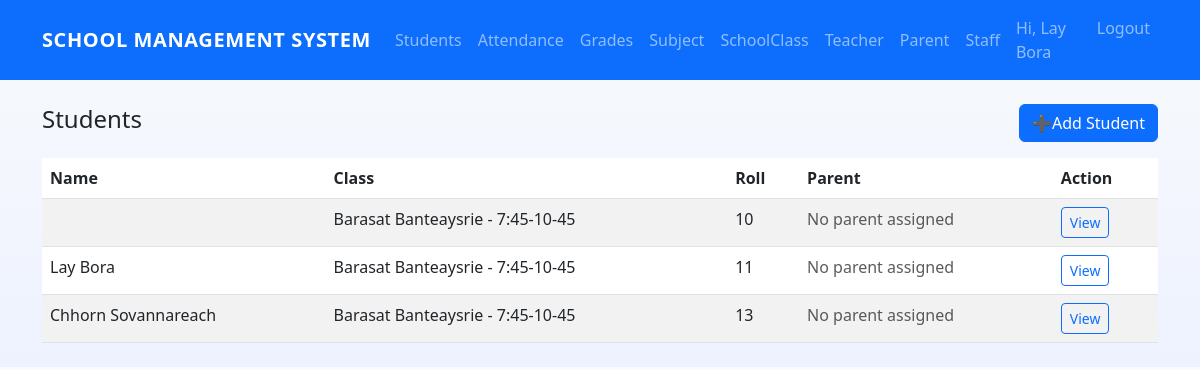
The app's page /students/ (signed in), older data.
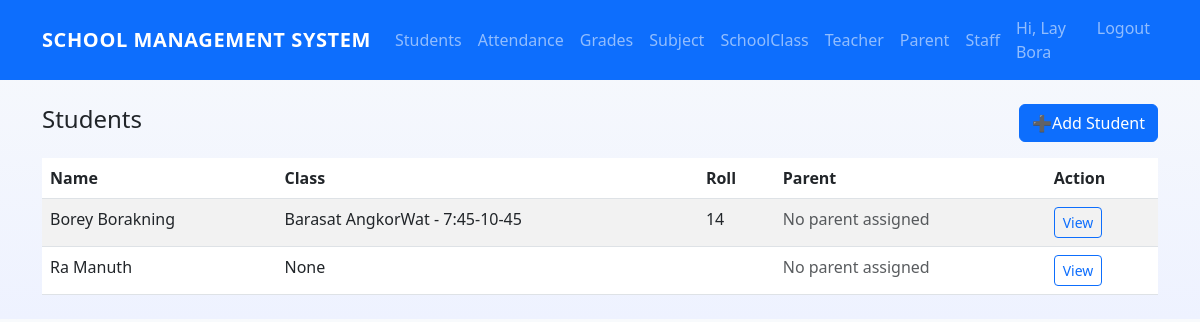
The same page, newer data.
### core/models.py (models this page shows, shortened)
class StudentProfile(models.Model):
    user = models.OneToOneField(User, on_delete=models.CASCADE)
    school_class = models.ForeignKey(SchoolClass, on_delete=models.SET_NULL, null=True, blank=True)
    roll_number = models.CharField(max_length=20, blank=True)
    parent = models.ForeignKey(ParentProfile, on_delete=models.SET_NULL, null=True, blank=True)
    image = models.ImageField(
        upload_to=user_directory_path,
        default='default/Student.png',
        blank=True
    )

class SchoolClass(models.Model):
    name = models.CharField(max_length=50)
    section = models.CharField(max_length=10, blank=True)
    def __str__(self):
        return f"{self.name}{(' - ' + self.section) if self.section else ''}"

class User(AbstractUser):
    ROLE_CHOICES = (
        ('admin','Admin'),
        ('teacher','Teacher'),
        ('student','Student'),
        ('parent','Parent'),
        ('staff','Staff'),
    )
    role = models.CharField(max_length=10, choices=ROLE_CHOICES, default='student')
    phone = models.CharField(max_length=20, blank=True)

### core/views.py (the view)
# urls.py: path('students/', StudentListView.as_view(), name='students'),
class StudentListView(LoginRequiredMixin, ListView):
    model = StudentProfile
    template_name = 'core/student_list.html'
    context_object_name = 'students'

### templates/core/student_list.html
{% extends 'core/base.html' %}
{% block content %}
  <div class="d-flex justify-content-between align-items-center mb-3">
    <h1 class="h4">Students</h1>
    <a class="btn btn-primary" href="{% url 'student-add' %}">➕Add Student</a>
  </div>
  <table class="table table-striped table-hover">
    <thead><tr><th>Name</th><th>Class</th><th>Roll</th><th>Parent</th><th>Action</th></tr></thead>
    <tbody>
      {% for s in students %}
      <tr>
        <td>{{ s.user.get_full_name }}</td>
        <td>{{ s.school_class }}</td>
        <td>{{ s.roll_number }}</td>
        <td>
          {% if student.parent %}
            {{ student.parent.user.get_full_name }}
          {% else %}
            <span class="text-muted">No parent assigned</span>
          {% endif %}
        </td>
        <td><a class="btn btn-sm btn-outline-primary" href="{% url 'student-detail' s.pk %}">View</a></td>
      </tr>
      {% empty %}
      <tr><td colspan="4">No students</td></tr>
      {% endfor %}
    </tbody>
  </table>
{% endblock %}

Row changes from the older to the newer data that the page shows:
removed StudentProfile: user.get_full_name "Lay Bora", school_class "Barasat Banteaysrie - 7:45-10-45", roll_number "11"
changed StudentProfile: user.get_full_name (not shown) → "Borey Borakning"; school_class "Barasat Banteaysrie - 7:45-10-45" → "Barasat AngkorWat - 7:45-10-45"; roll_number "10" → "14"
changed StudentProfile: user.get_full_name "Chhorn Sovannareach" → "Ra Manuth"; school_class "Barasat Banteaysrie - 7:45-10-45" → "None"; roll_number "13" → (not shown)
